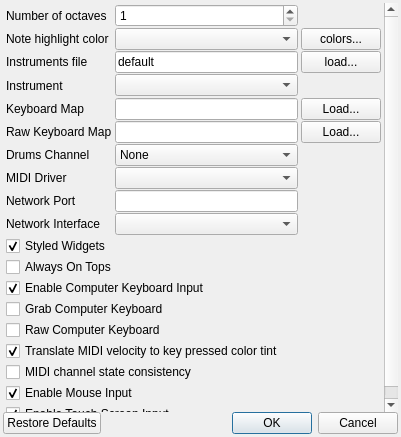
<?xml version="1.0" encoding="UTF-8"?>
<ui version="4.0">
 <comment>
    MIDI Virtual Piano Keyboard
    Copyright (C) 2008-2013, Pedro Lopez-Cabanillas

    This program is free software; you can redistribute it and/or modify
    it under the terms of the GNU General Public License as published by
    the Free Software Foundation; either version 3 of the License, or
    (at your option) any later version.

    This program is distributed in the hope that it will be useful,
    but WITHOUT ANY WARRANTY; without even the implied warranty of
    MERCHANTABILITY or FITNESS FOR A PARTICULAR PURPOSE.  See the
    GNU General Public License for more details.

    You should have received a copy of the GNU General Public License along
    with this program; If not, see http://www.gnu.org/licenses/
 </comment>
 <class>PreferencesClass</class>
 <widget class="QDialog" name="PreferencesClass">
  <property name="geometry">
   <rect>
    <x>0</x>
    <y>0</y>
    <width>401</width>
    <height>437</height>
   </rect>
  </property>
  <property name="windowTitle">
   <string>Preferences</string>
  </property>
  <property name="windowIcon">
   <iconset resource="../data/vmpk.qrc">
    <normaloff>:/vpiano/vmpk_32x32.png</normaloff>:/vpiano/vmpk_32x32.png</iconset>
  </property>
  <layout class="QGridLayout" name="gridLayout_2">
   <property name="leftMargin">
    <number>3</number>
   </property>
   <property name="topMargin">
    <number>3</number>
   </property>
   <property name="rightMargin">
    <number>3</number>
   </property>
   <property name="bottomMargin">
    <number>3</number>
   </property>
   <property name="spacing">
    <number>0</number>
   </property>
   <item row="3" column="0">
    <widget class="QDialogButtonBox" name="buttonBox">
     <property name="standardButtons">
      <set>QDialogButtonBox::Cancel|QDialogButtonBox::Ok|QDialogButtonBox::RestoreDefaults</set>
     </property>
    </widget>
   </item>
   <item row="0" column="0">
    <widget class="QScrollArea" name="scrollArea">
     <property name="frameShape">
      <enum>QFrame::NoFrame</enum>
     </property>
     <property name="widgetResizable">
      <bool>true</bool>
     </property>
     <widget class="QWidget" name="scrollAreaWidgetContents">
      <property name="geometry">
       <rect>
        <x>0</x>
        <y>0</y>
        <width>395</width>
        <height>404</height>
       </rect>
      </property>
      <property name="minimumSize">
       <size>
        <width>382</width>
        <height>394</height>
       </size>
      </property>
      <layout class="QGridLayout" name="gridLayout">
       <property name="sizeConstraint">
        <enum>QLayout::SetMinimumSize</enum>
       </property>
       <property name="leftMargin">
        <number>3</number>
       </property>
       <property name="topMargin">
        <number>1</number>
       </property>
       <property name="rightMargin">
        <number>3</number>
       </property>
       <property name="bottomMargin">
        <number>1</number>
       </property>
       <property name="horizontalSpacing">
        <number>3</number>
       </property>
       <property name="verticalSpacing">
        <number>1</number>
       </property>
       <item row="6" column="0">
        <widget class="QLabel" name="lblKmap">
         <property name="text">
          <string>Keyboard Map</string>
         </property>
         <property name="buddy">
          <cstring>txtFileKmap</cstring>
         </property>
        </widget>
       </item>
       <item row="0" column="1">
        <widget class="QSpinBox" name="spinNumOctaves">
         <property name="whatsThis">
          <string>The number of octaves, from 1 to 10. Each octave has 12 keys: 7 white and 5 black. The MIDI standard has 128 notes, but not all instruments can play all of them.</string>
         </property>
         <property name="minimum">
          <number>1</number>
         </property>
         <property name="maximum">
          <number>9</number>
         </property>
        </widget>
       </item>
       <item row="9" column="0">
        <widget class="QLabel" name="lblMIDIDriver">
         <property name="text">
          <string>MIDI Driver</string>
         </property>
         <property name="buddy">
          <cstring>cboMIDIDriver</cstring>
         </property>
        </widget>
       </item>
       <item row="10" column="0">
        <widget class="QLabel" name="lblNetworkPort">
         <property name="text">
          <string>Network Port</string>
         </property>
         <property name="buddy">
          <cstring>txtNetworkPort</cstring>
         </property>
        </widget>
       </item>
       <item row="8" column="0">
        <widget class="QLabel" name="lblDrumsChannel">
         <property name="text">
          <string>Drums Channel</string>
         </property>
         <property name="buddy">
          <cstring>cboDrumsChannel</cstring>
         </property>
        </widget>
       </item>
       <item row="11" column="1">
        <widget class="QComboBox" name="cboNetworkIface"/>
       </item>
       <item row="6" column="1">
        <widget class="QLineEdit" name="txtFileKmap"/>
       </item>
       <item row="7" column="0">
        <widget class="QLabel" name="lblRawKmap">
         <property name="text">
          <string>Raw Keyboard Map</string>
         </property>
         <property name="buddy">
          <cstring>txtFileRawKmap</cstring>
         </property>
        </widget>
       </item>
       <item row="13" column="0" colspan="3">
        <widget class="QCheckBox" name="chkAlwaysOnTop">
         <property name="whatsThis">
          <string>Check this box to keep the keyboard window always visible, on top of other windows.</string>
         </property>
         <property name="text">
          <string>Always On Tops</string>
         </property>
        </widget>
       </item>
       <item row="4" column="0" rowspan="2">
        <widget class="QLabel" name="lblInstrument">
         <property name="sizePolicy">
          <sizepolicy hsizetype="Minimum" vsizetype="Preferred">
           <horstretch>0</horstretch>
           <verstretch>0</verstretch>
          </sizepolicy>
         </property>
         <property name="text">
          <string>Instrument</string>
         </property>
         <property name="buddy">
          <cstring>cboInstrument</cstring>
         </property>
        </widget>
       </item>
       <item row="7" column="1">
        <widget class="QLineEdit" name="txtFileRawKmap"/>
       </item>
       <item row="6" column="2">
        <widget class="QPushButton" name="btnKmap">
         <property name="text">
          <string>Load...</string>
         </property>
        </widget>
       </item>
       <item row="0" column="0">
        <widget class="QLabel" name="lblNumOctaves">
         <property name="sizePolicy">
          <sizepolicy hsizetype="Minimum" vsizetype="Expanding">
           <horstretch>0</horstretch>
           <verstretch>0</verstretch>
          </sizepolicy>
         </property>
         <property name="text">
          <string>Number of octaves</string>
         </property>
         <property name="buddy">
          <cstring>spinNumOctaves</cstring>
         </property>
        </widget>
       </item>
       <item row="14" column="0" colspan="3">
        <widget class="QCheckBox" name="chkEnableKeyboard">
         <property name="text">
          <string>Enable Computer Keyboard Input</string>
         </property>
         <property name="checked">
          <bool>true</bool>
         </property>
        </widget>
       </item>
       <item row="10" column="1">
        <widget class="QLineEdit" name="txtNetworkPort"/>
       </item>
       <item row="18" column="0" colspan="3">
        <widget class="QCheckBox" name="chkEnforceChannelState">
         <property name="text">
          <string>MIDI channel state consistency</string>
         </property>
        </widget>
       </item>
       <item row="3" column="0">
        <widget class="QLabel" name="lblFileInstrument">
         <property name="sizePolicy">
          <sizepolicy hsizetype="Minimum" vsizetype="Preferred">
           <horstretch>0</horstretch>
           <verstretch>0</verstretch>
          </sizepolicy>
         </property>
         <property name="text">
          <string>Instruments file</string>
         </property>
         <property name="buddy">
          <cstring>txtFileInstrument</cstring>
         </property>
        </widget>
       </item>
       <item row="2" column="1">
        <widget class="QComboBox" name="cboColorPolicy"/>
       </item>
       <item row="3" column="2">
        <widget class="QPushButton" name="btnInstrument">
         <property name="whatsThis">
          <string>Press this button to load an instruments definition file from disk.</string>
         </property>
         <property name="text">
          <string>load...</string>
         </property>
        </widget>
       </item>
       <item row="17" column="0" colspan="3">
        <widget class="QCheckBox" name="chkVelocityColor">
         <property name="text">
          <string>Translate MIDI velocity to key pressed color tint</string>
         </property>
         <property name="checked">
          <bool>true</bool>
         </property>
        </widget>
       </item>
       <item row="21" column="0" colspan="3">
        <widget class="QCheckBox" name="chkEnableTouch">
         <property name="text">
          <string>Enable Touch Screen Input</string>
         </property>
         <property name="checked">
          <bool>true</bool>
         </property>
        </widget>
       </item>
       <item row="7" column="2">
        <widget class="QPushButton" name="btnRawKmap">
         <property name="text">
          <string>Load...</string>
         </property>
        </widget>
       </item>
       <item row="2" column="0">
        <widget class="QLabel" name="lblKeyPressColor">
         <property name="sizePolicy">
          <sizepolicy hsizetype="Minimum" vsizetype="Preferred">
           <horstretch>0</horstretch>
           <verstretch>0</verstretch>
          </sizepolicy>
         </property>
         <property name="text">
          <string>Note highlight color</string>
         </property>
         <property name="buddy">
          <cstring>cboColorPolicy</cstring>
         </property>
        </widget>
       </item>
       <item row="8" column="1">
        <widget class="QComboBox" name="cboDrumsChannel">
         <item>
          <property name="text">
           <string>None</string>
          </property>
         </item>
         <item>
          <property name="text">
           <string>1</string>
          </property>
         </item>
         <item>
          <property name="text">
           <string>2</string>
          </property>
         </item>
         <item>
          <property name="text">
           <string>3</string>
          </property>
         </item>
         <item>
          <property name="text">
           <string>4</string>
          </property>
         </item>
         <item>
          <property name="text">
           <string>5</string>
          </property>
         </item>
         <item>
          <property name="text">
           <string>6</string>
          </property>
         </item>
         <item>
          <property name="text">
           <string>7</string>
          </property>
         </item>
         <item>
          <property name="text">
           <string>8</string>
          </property>
         </item>
         <item>
          <property name="text">
           <string>9</string>
          </property>
         </item>
         <item>
          <property name="text">
           <string>10</string>
          </property>
         </item>
         <item>
          <property name="text">
           <string>11</string>
          </property>
         </item>
         <item>
          <property name="text">
           <string>12</string>
          </property>
         </item>
         <item>
          <property name="text">
           <string>13</string>
          </property>
         </item>
         <item>
          <property name="text">
           <string>14</string>
          </property>
         </item>
         <item>
          <property name="text">
           <string>15</string>
          </property>
         </item>
        </widget>
       </item>
       <item row="16" column="0" colspan="3">
        <widget class="QCheckBox" name="chkRawKeyboard">
         <property name="whatsThis">
          <string>&lt;!DOCTYPE HTML PUBLIC &quot;-//W3C//DTD HTML 4.0//EN&quot; &quot;http://www.w3.org/TR/REC-html40/strict.dtd&quot;&gt;
&lt;html&gt;&lt;head&gt;&lt;meta name=&quot;qrichtext&quot; content=&quot;1&quot; /&gt;&lt;style type=&quot;text/css&quot;&gt;
p, li { white-space: pre-wrap; }
&lt;/style&gt;&lt;/head&gt;&lt;body style=&quot; font-family:'Sans Serif'; font-size:10pt; font-weight:400; font-style:normal;&quot;&gt;
&lt;p style=&quot; margin-top:0px; margin-bottom:0px; margin-left:0px; margin-right:0px; -qt-block-indent:0; text-indent:0px;&quot;&gt;Check this box to use low level PC keyboard events. This system has several advantages:&lt;/p&gt;
&lt;ul style=&quot;-qt-list-indent: 1;&quot;&gt;&lt;li style=&quot; margin-top:12px; margin-bottom:0px; margin-left:0px; margin-right:0px; -qt-block-indent:0; text-indent:0px;&quot;&gt;It is possible to use &quot;dead keys&quot; (accent marks, diacritics)&lt;/li&gt;
&lt;li style=&quot; margin-top:0px; margin-bottom:0px; margin-left:0px; margin-right:0px; -qt-block-indent:0; text-indent:0px;&quot;&gt;Mapping definitions are independent of the language (but hardware and OS specific)&lt;/li&gt;
&lt;li style=&quot; margin-top:0px; margin-bottom:12px; margin-left:0px; margin-right:0px; -qt-block-indent:0; text-indent:0px;&quot;&gt;Faster processing&lt;/li&gt;&lt;/ul&gt;&lt;/body&gt;&lt;/html&gt;</string>
         </property>
         <property name="text">
          <string>Raw Computer Keyboard</string>
         </property>
        </widget>
       </item>
       <item row="3" column="1">
        <widget class="QLineEdit" name="txtFileInstrument">
         <property name="minimumSize">
          <size>
           <width>120</width>
           <height>0</height>
          </size>
         </property>
         <property name="whatsThis">
          <string>The instruments definition file currently loaded</string>
         </property>
         <property name="text">
          <string>default</string>
         </property>
         <property name="readOnly">
          <bool>true</bool>
         </property>
        </widget>
       </item>
       <item row="11" column="0">
        <widget class="QLabel" name="lblNetworkIface">
         <property name="text">
          <string>Network Interface</string>
         </property>
         <property name="buddy">
          <cstring>cboNetworkIface</cstring>
         </property>
        </widget>
       </item>
       <item row="20" column="0" colspan="3">
        <widget class="QCheckBox" name="chkEnableMouse">
         <property name="text">
          <string>Enable Mouse Input</string>
         </property>
         <property name="checked">
          <bool>true</bool>
         </property>
        </widget>
       </item>
       <item row="4" column="1">
        <widget class="QComboBox" name="cboInstrument">
         <property name="whatsThis">
          <string>Change the instrument definition being currently used. Each instruments definition file may hold several instruments on it.</string>
         </property>
        </widget>
       </item>
       <item row="2" column="2">
        <widget class="QPushButton" name="btnColor">
         <property name="whatsThis">
          <string>Press this button to change the highligh color used to paint the keys that are being activated.</string>
         </property>
         <property name="text">
          <string>colors...</string>
         </property>
        </widget>
       </item>
       <item row="12" column="0" colspan="3">
        <widget class="QCheckBox" name="chkStyledKnobs">
         <property name="whatsThis">
          <string>Change the widget (knobs, switches) style, either using the custom look or reverting to the style selected in qtconfig.</string>
         </property>
         <property name="text">
          <string>Styled Widgets</string>
         </property>
         <property name="checked">
          <bool>true</bool>
         </property>
        </widget>
       </item>
       <item row="15" column="0" colspan="3">
        <widget class="QCheckBox" name="chkGrabKb">
         <property name="whatsThis">
          <string>&lt;!DOCTYPE HTML PUBLIC &quot;-//W3C//DTD HTML 4.0//EN&quot; &quot;http://www.w3.org/TR/REC-html40/strict.dtd&quot;&gt;
&lt;html&gt;&lt;head&gt;&lt;meta name=&quot;qrichtext&quot; content=&quot;1&quot; /&gt;&lt;style type=&quot;text/css&quot;&gt;
p, li { white-space: pre-wrap; }
&lt;/style&gt;&lt;/head&gt;&lt;body style=&quot; font-family:'Sans Serif'; font-size:10pt; font-weight:400; font-style:normal;&quot;&gt;
&lt;p style=&quot; margin-top:0px; margin-bottom:0px; margin-left:0px; margin-right:0px; -qt-block-indent:0; text-indent:0px;&quot;&gt;Check this box to grab the PC keyboard, even when the keyboard control has not the focus. &lt;span style=&quot; font-weight:600;&quot;&gt;Note for Linux users:&lt;/span&gt; this option works well in standard KDE desktops, but fails in window managers like metacity and compiz. It is also known that using this option breaks drop down menus on GTK applications.&lt;/p&gt;&lt;/body&gt;&lt;/html&gt;</string>
         </property>
         <property name="text">
          <string>Grab Computer Keyboard</string>
         </property>
        </widget>
       </item>
       <item row="9" column="1">
        <widget class="QComboBox" name="cboMIDIDriver"/>
       </item>
      </layout>
     </widget>
    </widget>
   </item>
  </layout>
 </widget>
 <layoutdefault spacing="6" margin="11"/>
 <tabstops>
  <tabstop>scrollArea</tabstop>
  <tabstop>btnColor</tabstop>
  <tabstop>txtFileInstrument</tabstop>
  <tabstop>btnInstrument</tabstop>
  <tabstop>txtFileKmap</tabstop>
  <tabstop>btnKmap</tabstop>
  <tabstop>txtFileRawKmap</tabstop>
  <tabstop>btnRawKmap</tabstop>
  <tabstop>cboDrumsChannel</tabstop>
  <tabstop>cboMIDIDriver</tabstop>
  <tabstop>txtNetworkPort</tabstop>
  <tabstop>cboNetworkIface</tabstop>
  <tabstop>chkStyledKnobs</tabstop>
  <tabstop>chkAlwaysOnTop</tabstop>
  <tabstop>chkGrabKb</tabstop>
  <tabstop>chkRawKeyboard</tabstop>
  <tabstop>chkVelocityColor</tabstop>
  <tabstop>buttonBox</tabstop>
 </tabstops>
 <resources>
  <include location="../data/vmpk.qrc"/>
 </resources>
 <connections>
  <connection>
   <sender>buttonBox</sender>
   <signal>accepted()</signal>
   <receiver>PreferencesClass</receiver>
   <slot>accept()</slot>
   <hints>
    <hint type="sourcelabel">
     <x>234</x>
     <y>425</y>
    </hint>
    <hint type="destinationlabel">
     <x>263</x>
     <y>11</y>
    </hint>
   </hints>
  </connection>
  <connection>
   <sender>buttonBox</sender>
   <signal>rejected()</signal>
   <receiver>PreferencesClass</receiver>
   <slot>reject()</slot>
   <hints>
    <hint type="sourcelabel">
     <x>124</x>
     <y>425</y>
    </hint>
    <hint type="destinationlabel">
     <x>155</x>
     <y>14</y>
    </hint>
   </hints>
  </connection>
  <connection>
   <sender>chkEnableKeyboard</sender>
   <signal>toggled(bool)</signal>
   <receiver>chkGrabKb</receiver>
   <slot>setEnabled(bool)</slot>
   <hints>
    <hint type="sourcelabel">
     <x>63</x>
     <y>280</y>
    </hint>
    <hint type="destinationlabel">
     <x>66</x>
     <y>299</y>
    </hint>
   </hints>
  </connection>
  <connection>
   <sender>chkEnableKeyboard</sender>
   <signal>toggled(bool)</signal>
   <receiver>chkRawKeyboard</receiver>
   <slot>setEnabled(bool)</slot>
   <hints>
    <hint type="sourcelabel">
     <x>34</x>
     <y>281</y>
    </hint>
    <hint type="destinationlabel">
     <x>39</x>
     <y>320</y>
    </hint>
   </hints>
  </connection>
 </connections>
 <designerdata>
  <property name="gridDeltaX">
   <number>10</number>
  </property>
  <property name="gridDeltaY">
   <number>10</number>
  </property>
  <property name="gridSnapX">
   <bool>true</bool>
  </property>
  <property name="gridSnapY">
   <bool>true</bool>
  </property>
  <property name="gridVisible">
   <bool>true</bool>
  </property>
 </designerdata>
</ui>
